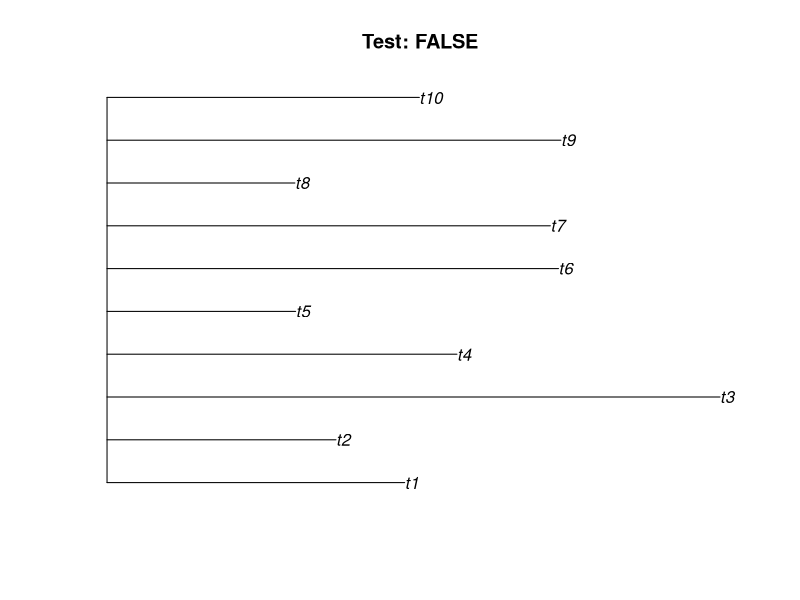

This figure's R source:


# What's an acceptable non-uniform rtt dist?
library (ape)  # library
n <- 10  # number of tips
mean.rttdist <- 100
sd.rttdist <- 50
tree <- stree (n)  # simple tree to visualise branch attraction
tree$edge.length <- rnorm (n = n, mean = mean.rttdist,
                           sd = sd.rttdist)
# calculate residuals
residuals <- abs (tree$edge.length - mean (tree$edge.length))
residual.sd <- sd (residuals)
test.stat <- 10
success <- residual.sd < test.stat
plot (tree, main = paste0 ('Test: ', success))




